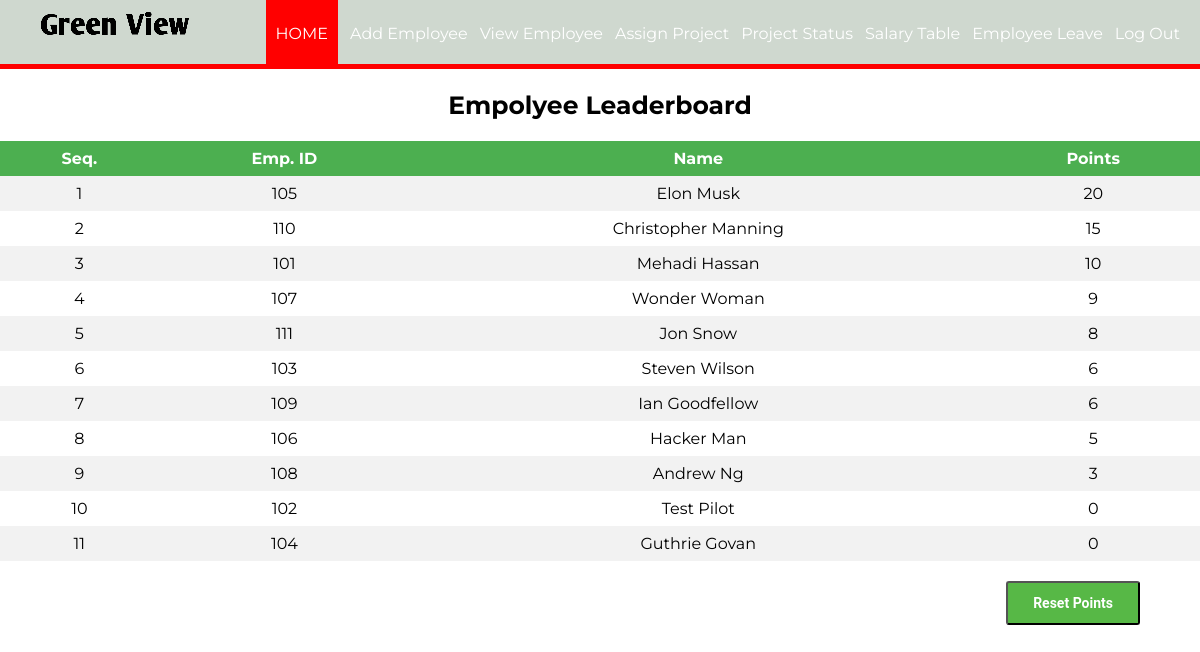
The page /aloginwel.php on the database its author committed.
### tables this page shows
CREATE TABLE `rank` (
  `eid` int(11) NOT NULL,
  `points` int(11) DEFAULT '0'
);

CREATE TABLE `employee` (
  `id` int(11) NOT NULL,
  `firstName` varchar(100) NOT NULL,
  `lastName` varchar(100) NOT NULL,
  `email` varchar(100) NOT NULL,
  `password` text NOT NULL,
  `birthday` date NOT NULL,
  `gender` varchar(10) NOT NULL,
  `contact` varchar(20) NOT NULL,
  `nid` int(20) NOT NULL,
  `address` varchar(100) DEFAULT NULL,
  `dept` varchar(100) NOT NULL,
  `degree` varchar(100) NOT NULL,
  `pic` text NOT NULL
);

### aloginwel.php (the view, shortened to what this page needs)
<?php
require_once ('process/dbh.php');
$sql = "SELECT id, firstName, lastName,  points FROM employee, rank WHERE rank.eid = employee.id order by rank.points desc";
$result = mysqli_query($conn, $sql);
?>
<html>
<head>
	<link rel="stylesheet" type="text/css" href="styleemplogin.css">
</head>
<body>
	<header>
		<nav>
			<h1><img src="./assets/logo-img.png" alt="logo" srcset=""></h1>
			<ul id="navli">
				<li><a class="homered" href="aloginwel.php">HOME</a></li>
				<li><a class="homeblack" href="addemp.php">Add Employee</a></li>
				<li><a class="homeblack" href="viewemp.php">View Employee</a></li>
				<li><a class="homeblack" href="assign.php">Assign Project</a></li>
				<li><a class="homeblack" href="assignproject.php">Project Status</a></li>
				<li><a class="homeblack" href="salaryemp.php">Salary Table</a></li>
				<li><a class="homeblack" href="empleave.php">Employee Leave</a></li>
				<li><a class="homeblack" href="alogin.html">Log Out</a></li>
			</ul>
		</nav>
	</header>
	<div class="divider"></div>
	<div id="divimg">
		<h2 style="font-family: 'Montserrat', sans-serif; font-size: 25px; text-align: center;">Empolyee Leaderboard </h2>
    	<table>
			<tr bgcolor="#000">
				<th align = "center">Seq.</th>
				<th align = "center">Emp. ID</th>
				<th align = "center">Name</th>
				<th align = "center">Points</th>
			</tr>
			<?php
				$seq = 1;
				while ($employee = mysqli_fetch_assoc($result)) {
					echo "<tr>";
					echo "<td>".$seq."</td>";
					echo "<td>".$employee['id']."</td>";
					echo "<td>".$employee['firstName']." ".$employee['lastName']."</td>";
					echo "<td>".$employee['points']."</td>";
					$seq+=1;
				}
			?>
		</table>
		<div class="p-t-20">
			<button class="btn btn--radius btn--green" type="submit" style="float: right; margin-right: 60px"><a href="reset.php" style="text-decoration: none; color: white"> Reset Points</button>
		</div>
	</div>
</body>
</html>

### styleemplogin.css (style rules this page uses)
body { margin: 0px; }
header { background:#cfd8cf !important; color: white; padding: 8px 20px 6px 40px; height: 50px; }
header h1 { display: inline; font-family: 'Lobster', cursive; font-weight: 400; font-size: 32px; float: left; margin-top: 0px; margin-right: 10px; }
nav ul { display: inline; padding: 0px; float: right; }
nav ul li { display: inline-block; list-style-type: none; color: white; float: left; margin-left: 12px; }
nav ul li a { color: white; text-decoration: none; }
#navli { font-family: 'Montserrat', sans-serif; }
.homered { background-color: red; padding: 30px 10px 22px 10px; }
.divider { background-color: red; height: 5px; }
table { margin: 0px; border-collapse: collapse; width: 100%; font-family: 'Montserrat', sans-serif; }
th, td { text-align: center; padding: 8px; }
tr:nth-child(even) { background-color: #f2f2f2 }
th { background-color: #4CAF50; color: white; }
.p-t-20 { padding-top: 20px; }
.btn { line-height: 40px; display: inline-block; padding: 0 25px; cursor: pointer; font-family: "Roboto", "Arial", "Helvetica Neue", sans-serif; color: #fff; -webkit-transition: all 0.4s ease; -o-transition: all 0.4s ease; -moz-transition: all 0.4s ease; transition: all 0.4s ease; font-size: 14px; font-weight: 700; }
.btn--radius { -webkit-border-radius: 3px; -moz-border-radius: 3px; border-radius: 3px; }
.btn--green { background: #57b846; }

### rows shown on the page
rank: eid "105", eid.firstName "Elon", eid.lastName "Musk", points "20"
rank: eid "110", eid.firstName "Christopher", eid.lastName "Manning", points "15"
rank: eid "101", eid.firstName "Mehadi", eid.lastName "Hassan", points "10"
rank: eid "107", eid.firstName "Wonder", eid.lastName "Woman", points "9"
rank: eid "111", eid.firstName "Jon", eid.lastName "Snow", points "8"
rank: eid "103", eid.firstName "Steven", eid.lastName "Wilson", points "6"
rank: eid "109", eid.firstName "Ian", eid.lastName "Goodfellow", points "6"
rank: eid "106", eid.firstName "Hacker", eid.lastName "Man", points "5"
rank: eid "108", eid.firstName "Andrew", eid.lastName "Ng", points "3"
rank: eid "102", eid.firstName "Test", eid.lastName "Pilot", points "0"
rank: eid "104", eid.firstName "Guthrie", eid.lastName "Govan", points "0"
